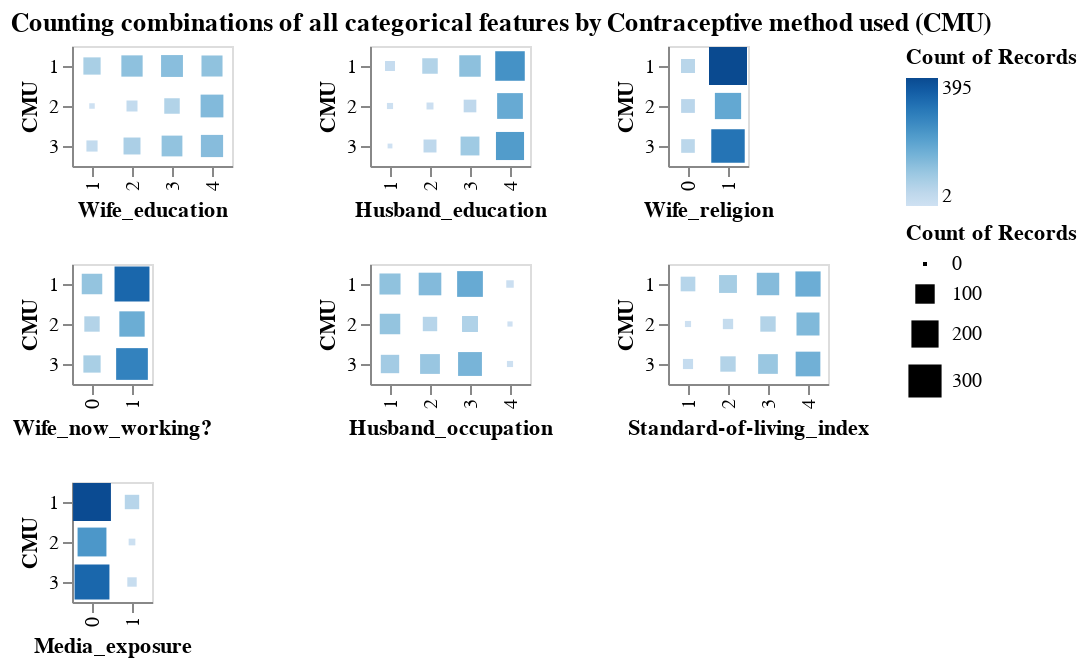

The cell this chart's notebook holds for it:
### Markdown cell above
Overall, the survey captured women with high levels of education, religious belief, educated partners and living at a high standard of living.

### Code cell
alt.Chart(train_df).mark_square().encode(
    x=alt.X(alt.repeat(), type="nominal"),
    y=alt.Y("Contraceptive_method_used:O", title="CMU"),
    color="count()",
    size="count()",
).repeat(
    categorical_features,
    columns=3,
    title="Counting combinations of all categorical features by Contraceptive method used (CMU)",
)

### Figure 1 — Vega-Lite specification as saved in the notebook (floating-point values rounded to 4 significant figures; data arrays with more than 128 entries replaced by an {"elided": "..."} marker saying what was removed)
{"$schema": "https://vega.github.io/schema/vega-lite/v4.8.1.json", "columns": 3, "config": {"view": {"continuousHeight": 300, "continuousWidth": 400}}, "datasets": {"data-9c1b5259640f3ca81c8276649418518e": {"elided": "1031 records"}}, "repeat": ["Wife_education", "Husband_education", "Wife_religion", "Wife_now_working?", "Husband_occupation", "Standard-of-living_index", "Media_exposure"], "spec": {"data": {"name": "data-9c1b5259640f3ca81c8276649418518e"}, "encoding": {"color": {"aggregate": "count", "type": "quantitative"}, "size": {"aggregate": "count", "type": "quantitative"}, "x": {"field": {"repeat": "repeat"}, "type": "nominal"}, "y": {"field": "Contraceptive_method_used", "title": "CMU", "type": "ordinal"}}, "mark": "square"}, "title": "Counting combinations of all categorical features by Contraceptive method used (CMU)"}
